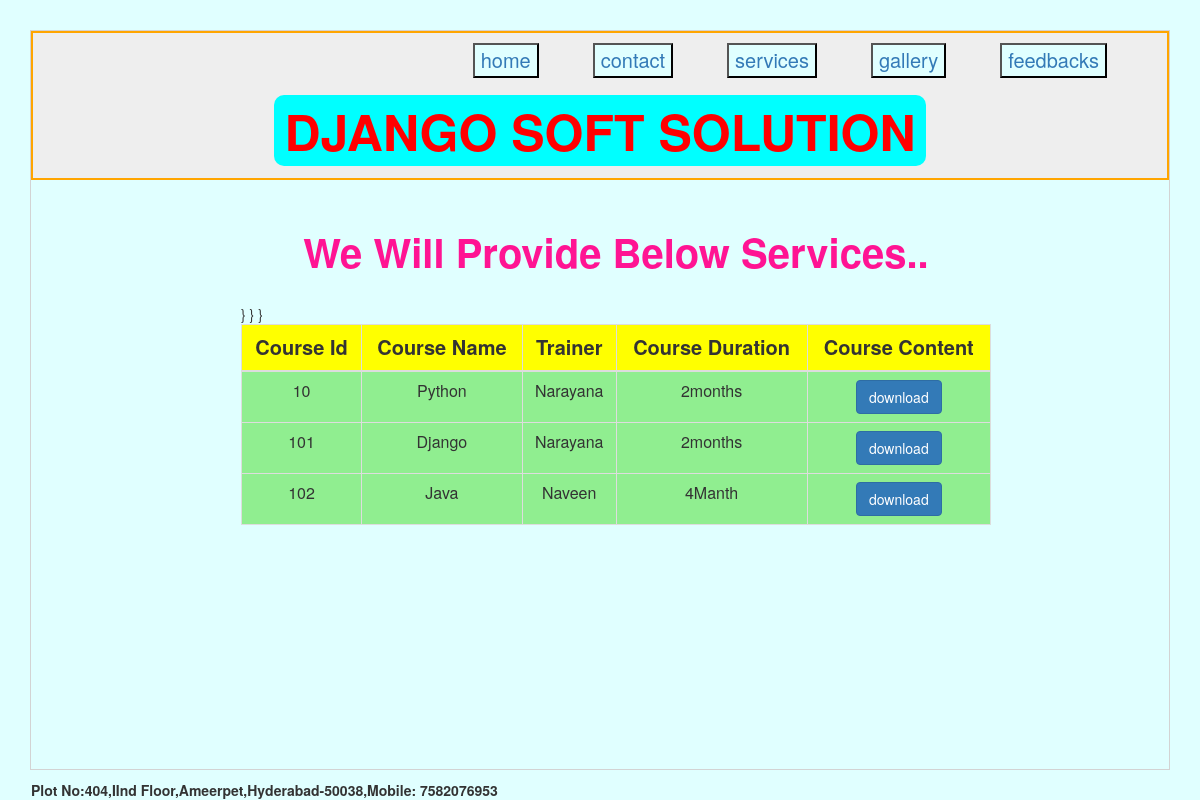
Page /services/ on the committed database.
### instituteapp/models.py (models this page shows, shortened)
class Course(models.Model):
    Course_id=models.IntegerField(primary_key=True)
    Course_name=models.CharField(max_length=30)
    Faculty=models.CharField(max_length=30)
    Duration=models.CharField(max_length=10)
    course_content=models.FileField(upload_to='contents')

### instituteapp/views.py (the view)
# urls.py: url(r'^services/', views.services),
def services(request):
    data = Course.objects.all()
    return render(request, 'inhe_services.html', {'data': data})

### templates/inhe_services.html (shortened to what this page needs)
{% extends 'bases.html' %}
{% load staticfiles %}
    {% block title %}
    <link rel="stylesheet" href="https://maxcdn.bootstrapcdn.com/bootstrap/3.4.0/css/bootstrap.min.css">
    {% endblock %}
{% block content %}
<div class="container">
    <div class="row">
        <div class="col-md-offset-2 col-md-8">
            {% if data %}
            <h3 style="text-align: center"><b>We Will Provide Below Services..</b></h3><br>
            <table class="table table-bordered  table-hover">
            <thead class="table-dark">
            <tr>
                <th>Course Id</th>
                <th>Course Name</th>
                <th>Trainer</th>
                <th>Course Duration</th>
                <th>Course Content</th>
            </tr>
                </thead>
            <tbody>
               {% for i in data %}
                  <tr>}
                    <td>{{i.Course_id}}</td>
                    <td>{{i.Course_name}}</td>
                    <td>{{i.Faculty}}</td>
                    <td>{{i.Duration}}</td>
                    <td>
                        <a href="{{i.course_content.url}}"class="btn btn-primary">download</a></td>
                    </tr>
                {% endfor %}
            </tbody>
            </table>
            {% endif %}
        </div>
    </div>
</div>
{% endblock %}

### templates/bases.html (shortened to what this page needs)
<html>
<head>
     {% block title %}{% endblock %}
</head>
<body>
<div class="jumbotron">
<nav>
    <button><a href="/home/">home</a></button>
    <button> <a href="/contact/">contact</a></button>
    <button> <a href="/services/">services</a></button>
    <button> <a href="/gallery/">gallery</a></button>
    <button><a href="/feedbacks/">feedbacks</a></button>
</nav>
<br><br>
    <h1 align="center" id="h32" style="..."><b> DJANGO SOFT SOLUTION </b>  </h1>
</div>
{%block content%}
{%endblock%}
<b><footer> Plot No:404,IInd Floor,Ameerpet,Hyderabad-50038,Mobile: 7582076953</footer></b>
</body>
</html>

### templates/bases.html (style rules this page uses)
.jumbotron { padding: 10px;position: center; border:solid orange 2px }
nav { float:right; }
button { margin-right: 50px; font-size: 20px; background-color: lightcyan; }
a { text-decoration: none }
body { margin: 30px; background-color: lightcyan; border:lightgray 1px solid; }
#h32 b { text-align:right;color:red;background-color: cyan; font-size:50px;padding:0px 10px ;border-radius: 10px;text-align: center }
footer { position: fixed; bottom: 0px; text-align: center; }

### templates/inhe_services.html (style rules this page uses)
table,th { text-align: center; }
th { font-size: 20px;background-color: yellow }
h3 { font-size: 40px;color: deeppink }
table { background-color: lightgreen }

### rows in the picture
Course: Course_id "10", Course_name "Python", Faculty "Narayana", Duration "2months"
Course: Course_id "101", Course_name "Django", Faculty "Narayana", Duration "2months"
Course: Course_id "102", Course_name "Java", Faculty "Naveen", Duration "4Manth"
